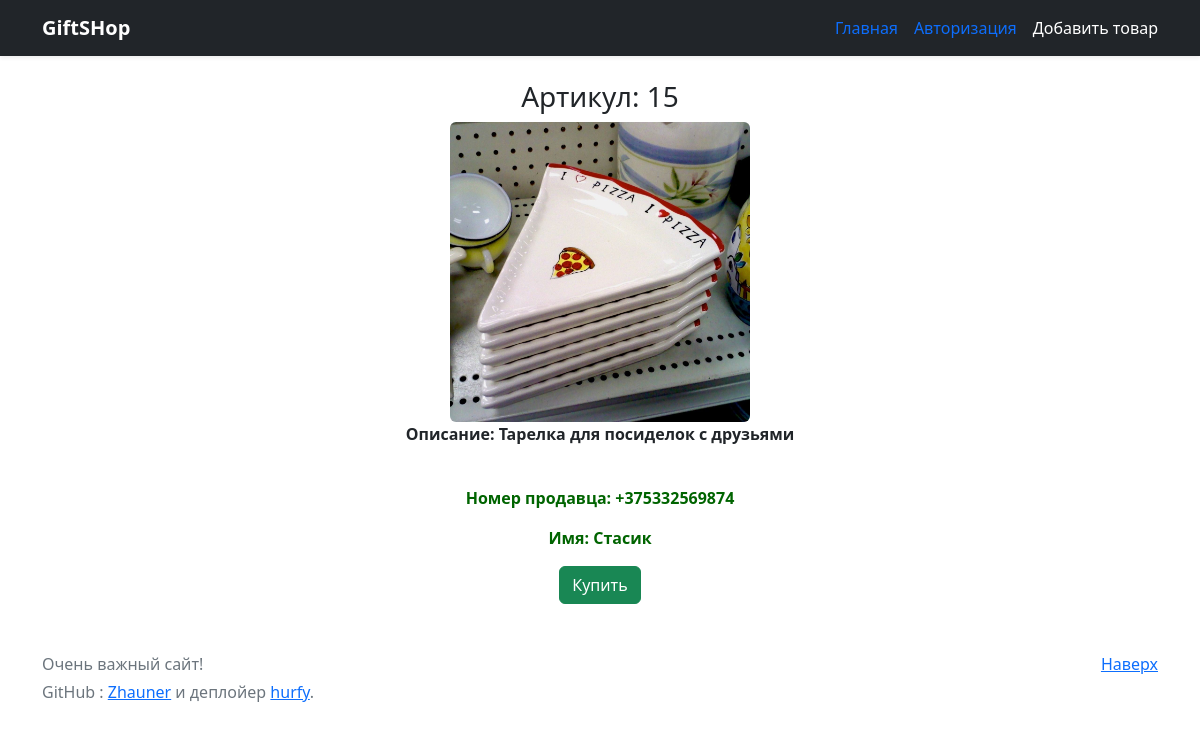
/15, run on the app's committed database.
### app.py (models this page shows)
class Item(db.Model):
    article = db.Column(db.Integer, primary_key=True)
    title = db.Column(db.String(100), nullable=False)
    text = db.Column(db.Text, nullable=False)
    price = db.Column(db.Integer, nullable=False)
    extension = db.Column(db.String(10), nullable=False)
    number = db.Column(db.String(20), nullable=False)
    name = db.Column(db.String(25), nullable=False)

### app.py (the view)
@app.route('/<int:article>')
def more(article):
    item = Item.query.get(article)
    return render_template('more_inf.html', item=item, get_user=get_username(current_user.get_id()))

### getUserID.py (called while the page is built, shortened)
def get_user(id: int):
    try:
        connect = sqlite3.connect('instance\\shop.db')
        cursor = connect.cursor()
        cursor.execute(f'SELECT * FROM users WHERE id = {id} LIMIT 1')
    except:
        return ''

def get_username(id: int):
    try:
        if get_user(id)[4] and get_user(id)[4] != 'з':
            return get_user(id)[4]
        else:
            return ''
    except:
        return ''

### templates/more_inf.html (shortened to what this page needs)
{% extends 'base.html' %}
{% block body %}
<div class="text-center">
    <br>
    <h3>Артикул: {{ item.article }}</h3>
    <img src="/static/{{ item.article }}.{{ item.extension }}" width="300px" height="300px" class="rounded">
    <br>
    <p class="fw-bold">Описание: {{ item.text }}</p>
    <br>
    <p style="color:darkgreen;"><b>Номер продавца: {{ item.number }}</b></p>
    <p style="color:darkgreen;"><b>Имя: {{ item.name }}</b></p>
    <a type="button" href="/buy" class="btn btn-success">Купить</a>
</div>
{% endblock body %}

### data on the page
Item: article "15", text "Тарелка для посиделок с друзьями", number "+375332569874", name "Стасик"
